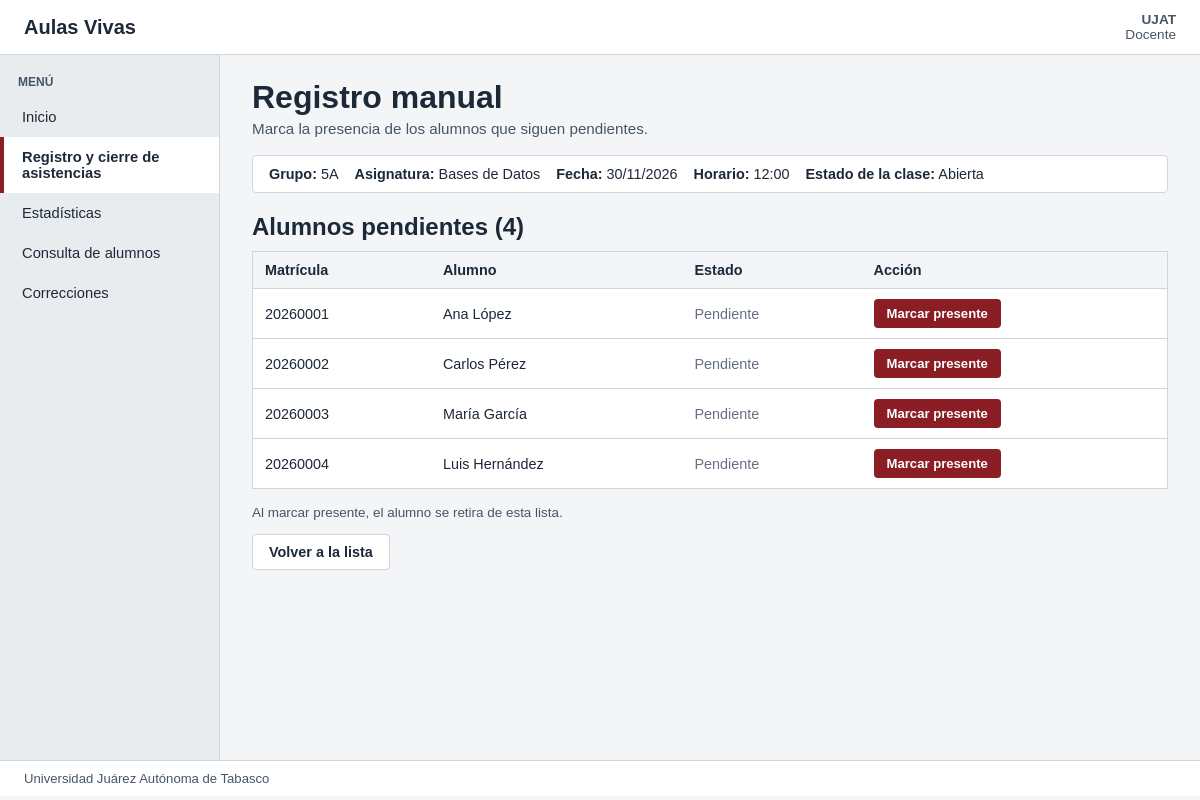
The page /asistencias/sesion/11/manual/ on the database its author committed.
### app_registro_asist/models.py (models this page shows, shortened)
class SesionClase(models.Model):
    ESTADO_CHOICES = [
        ("ABIERTA", "Abierta"),
        ("CERRADA", "Cerrada"),
        ("CANCELADA", "Cancelada"),
    ]
    grupo = models.CharField(max_length=20)
    asignatura = models.CharField(max_length=100)
    fecha = models.DateField()
    horario = models.CharField(max_length=30)
    estado = models.CharField(max_length=15, choices=ESTADO_CHOICES, default="ABIERTA")
    motivo_cancelacion = models.TextField(blank=True, null=True)
    creada_en = models.DateTimeField(auto_now_add=True)

class RegistroAsistencia(models.Model):
    ESTADO_ASISTENCIA = [
        ("PENDIENTE", "Pendiente"),
        ("PRESENTE", "Presente"),
        ("AUSENTE", "Ausente"),
    ]
    sesion = models.ForeignKey(
        SesionClase,
        on_delete=models.CASCADE,
        related_name="registros",
    )
    matricula = models.CharField(max_length=30)
    nombre_alumno = models.CharField(max_length=120)
    estado = models.CharField(
        max_length=15,
        choices=ESTADO_ASISTENCIA,
        default="PENDIENTE",
    )
    registrado_en = models.DateTimeField(auto_now=True)
    class Meta:
        unique_together = ("sesion", "matricula")

### app_registro_asist/views.py (the view, shortened to what this page needs)
def registro_manual(request, sesion_id):
    sesion = get_object_or_404(SesionClase, id=sesion_id)
    pendientes = sesion.registros.filter(estado="PENDIENTE").order_by("matricula")
    contexto = {
        "sesion": sesion,
        "pendientes": pendientes,
    }
    return render(request, "app_registro_asist/registro_manual.html", contexto)

### app_registro_asist/templates/app_registro_asist/registro_manual.html (shortened to what this page needs)
{% extends "app_registro_asist/base_docente.html" %}
{% block contenido %}
<h1>Registro manual</h1>
<p class="subtitulo-seccion">Marca la presencia de los alumnos que siguen pendientes.</p>
<div class="barra-sesion">
    <span><strong>Grupo:</strong> {{ sesion.grupo }}</span>
    <span><strong>Asignatura:</strong> {{ sesion.asignatura }}</span>
    <span><strong>Fecha:</strong> {{ sesion.fecha|date:"d/m/Y" }}</span>
    <span><strong>Horario:</strong> {{ sesion.horario }}</span>
    <span><strong>Estado de la clase:</strong> {{ sesion.get_estado_display }}</span>
</div>
<h2>Alumnos pendientes ({{ pendientes|length }})</h2>
<table class="tabla">
    <thead>
        <tr>
            <th>Matrícula</th>
            <th>Alumno</th>
            <th>Estado</th>
            <th>Acción</th>
        </tr>
    </thead>
    <tbody>
        {% for alumno in pendientes %}
            <tr>
                <td>{{ alumno.matricula }}</td>
                <td>{{ alumno.nombre_alumno }}</td>
                <td><span class="estado-pendiente">Pendiente</span></td>
                <td>
                    <form method="post" style="display: inline;">
                        <button type="submit" class="btn btn-primario btn-sm">
                            Marcar presente
                        </button>
                    </form>
                </td>
            </tr>
        {% empty %}
            <tr>
                <td colspan="4">No hay alumnos pendientes en esta clase.</td>
            </tr>
        {% endfor %}
    </tbody>
</table>
<p class="ayuda-texto">Al marcar presente, el alumno se retira de esta lista.</p>
<div class="fila-botones">
    <a href="{% url 'clase_abierta' sesion.id %}" class="btn btn-secundario">
        Volver a la lista
    </a>
</div>
{% endblock %}

### app_registro_asist/static/app_registro_asist/css/asistencias.css (style rules this page uses)
:root { --rojo-ujat: #8b1e24; --rojo-oscuro: #691419; --fondo-app: #f4f5f7; --gris-borde: #d0d5dd; --gris-texto: #475467; --texto-principal: #1d2939; --verde-ok: #15803d; --verde-fondo: #dcfce7; --gris-pendiente: #667085; }
* { box-sizing: border-box; margin: 0; padding: 0; }
body { font-family: Arial, Helvetica, sans-serif; background-color: var(--fondo-app); color: var(--texto-principal); }
.subtitulo-seccion { color: var(--gris-texto); margin-top: 4px; margin-bottom: 18px; font-size: 0.95rem; }
.barra-sesion { display: flex; flex-wrap: wrap; gap: 16px; align-items: center; background-color: #ffffff; border: 1px solid var(--gris-borde); padding: 10px 16px; border-radius: 4px; margin-bottom: 20px; font-size: 0.9rem; }
.tabla { width: 100%; border-collapse: collapse; background-color: #ffffff; border: 1px solid var(--gris-borde); margin-top: 10px; margin-bottom: 16px; }
.tabla th, .tabla td { padding: 10px 12px; border-bottom: 1px solid var(--gris-borde); text-align: left; font-size: 0.9rem; }
.tabla th { background-color: #f2f4f7; font-weight: bold; }
.estado-pendiente { color: var(--gris-pendiente); }
.fila-botones { display: flex; flex-wrap: wrap; gap: 10px; margin-top: 14px; }
.btn { padding: 9px 16px; border-radius: 4px; font-size: 0.9rem; font-weight: bold; cursor: pointer; text-decoration: none; display: inline-block; border: 1px solid transparent; }
.btn-primario { background-color: var(--rojo-ujat); color: #ffffff; }
.btn-secundario { background-color: #ffffff; color: var(--texto-principal); border-color: var(--gris-borde); }
.btn-sm { padding: 6px 12px; font-size: 0.82rem; }
.ayuda-texto { font-size: 0.84rem; color: var(--gris-texto); margin-top: 6px; }

### rows shown on the page
SesionClase: grupo "5A", asignatura "Bases de Datos", fecha "30/11/2026", horario "12:00", estado "Abierta"
RegistroAsistencia: matricula "20260001", nombre_alumno "Ana López"
RegistroAsistencia: matricula "20260002", nombre_alumno "Carlos Pérez"
RegistroAsistencia: matricula "20260003", nombre_alumno "María García"
RegistroAsistencia: matricula "20260004", nombre_alumno "Luis Hernández"

### other values the page prints
{{ pendientes|length }} "4"
